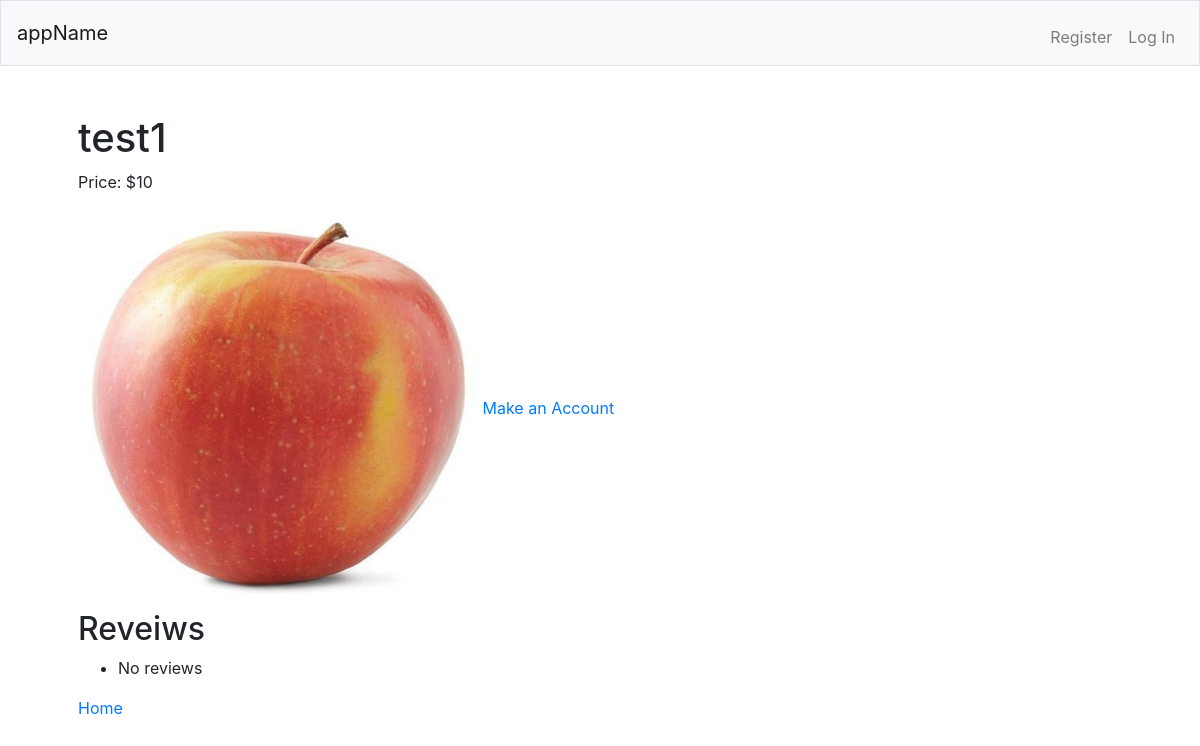
The page /1 on the database its author committed.
### orders/models.py (models this page shows)
class Product(models.Model):
	name = models.CharField(max_length=64)
	price = models.IntegerField()
	description = models.TextField(default="  ")
	picture = models.ImageField()

### orders/views.py (the view)
# urls.py: path("<int:product_id>", views.product, name="product"),
def product(request, product_id):
	try:
		product = Product.objects.get(pk=product_id)
	except Product.DoesNotExist:
		raise Http404("Product does not exist")
	if request.user.is_authenticated:
		user = request.user
	else:
		user = None
	context = {
		"product": product,
		"reviews": product.review.all(),
		"user": user
	}
	return render(request, "orders/product.html", context)

### orders/templates/orders/product.html (shortened to what this page needs)
{% extends "registration/layout.html" %}
{% block body %}
	<h1>{{ product.name }}</h1>
	<p>Price: ${{ product.price }}</p>
	<img src="{{ product.picture.url }}" alt="{{ product.name }}"style="width:400px">
	{% if user.account %}
		<p>
			<form action="/addcart/" method="post">
				{% csrf_token %}
				<input type="hidden" name="product" value="{{ product.id }}">
				<input type="number" name="amount" min="1" value="1">
				<button type="submit">Add to Cart</button>
			</form>
		Current balence: ${{ user.account.money }}
		</p>
	{% else %}
		<a href="{% url 'create' %}">Make an Account</a>
	{% endif %}
	<h2>Reveiws</h2>
	<ul>
		{% if reviews %}
		{% for review in reviews %}
		<li>
			<p>{{ review.score }}</p>
			<p>{{ review.text }}</p>
			<p>{{ review.first }}</p>
			<p></p>
		</li>
		{% endfor %}
		{% else %}
		<li>
			<p>No reviews</p>
		</li>
		{% endif %}
	</ul>
	<a href="/">Home</a>
{% endblock %}

### rows shown on the page
Product: name "test1", price "10", picture (picture)
